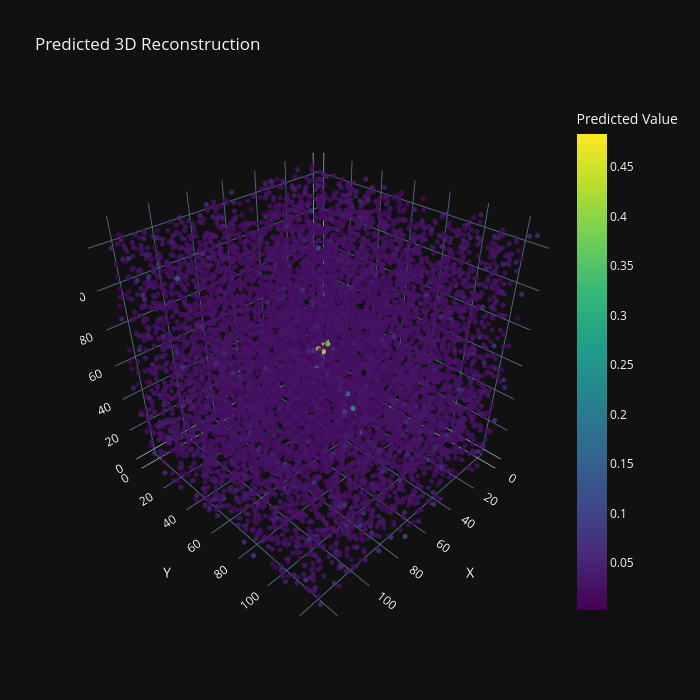

Notebook code cell kept with this figure:
### Code cell
# Трансформерный слой
class TransformerBlock(nn.Module):
    def __init__(self, dim, num_heads=4):
        super(TransformerBlock, self).__init__()
        self.attn = nn.MultiheadAttention(embed_dim=dim, num_heads=num_heads)
        self.norm1 = nn.LayerNorm(dim)
        self.mlp = nn.Sequential(
            nn.Linear(dim, dim * 4),
            nn.ReLU(),
            nn.Linear(dim * 4, dim)
        )
        self.norm2 = nn.LayerNorm(dim)

    def forward(self, x):
        batch, channels, D, H, W = x.size()
        print(f"TransformerBlock input shape: {x.shape}")
        assert channels == self.attn.embed_dim, f"Channels ({channels}) must match embed_dim ({self.attn.embed_dim})"
        seq_len = D * H * W
        x_flat = x.view(batch * seq_len, channels)
        print(f"x_flat shape: {x_flat.shape}")
        attn_output, _ = self.attn(x_flat.unsqueeze(0), x_flat.unsqueeze(0), x_flat.unsqueeze(0))
        attn_output = attn_output.squeeze(0)
        print(f"attn_output shape: {attn_output.shape}")
        x = x_flat + attn_output
        x = self.norm1(x)
        print(f"x shape after norm1: {x.shape}")
        mlp_output = self.mlp(x)
        print(f"mlp_output shape: {mlp_output.shape}")
        x = self.norm2(x + mlp_output)
        x = x.view(batch, seq_len, channels)
        x = x.transpose(1, 2)
        x = x.view(batch, channels, D, H, W)
        print(f"TransformerBlock output shape: {x.shape}")
        return x

# Генератор
class DeepCAGenerator(nn.Module):
    def __init__(self):
        super(DeepCAGenerator, self).__init__()
        self.enc1 = nn.Sequential(
            nn.Conv3d(1, 8, kernel_size=3, padding=1),
            nn.BatchNorm3d(8),
            nn.ReLU()
        )
        self.pool1 = nn.MaxPool3d(2)
        self.enc2 = nn.Sequential(
            nn.Conv3d(8, 16, kernel_size=3, padding=1),
            nn.BatchNorm3d(16),
            nn.ReLU()
        )
        self.pool2 = nn.MaxPool3d(2)
        self.enc3 = nn.Sequential(
            nn.Conv3d(16, 32, kernel_size=3, padding=1),
            nn.BatchNorm3d(32),
            nn.ReLU()
        )
        self.pool3 = nn.MaxPool3d(2)
        self.enc4 = nn.Sequential(
            nn.Conv3d(32, 64, kernel_size=3, padding=1),
            nn.BatchNorm3d(64),
            nn.ReLU()
        )
        self.pool4 = nn.MaxPool3d(2)
        self.transformer = TransformerBlock(dim=64)
        self.upconv5 = nn.ConvTranspose3d(64, 64, kernel_size=2, stride=2)
        self.dec5 = nn.Sequential(
            nn.Conv3d(64, 64, kernel_size=3, padding=1),
            nn.BatchNorm3d(64),
            nn.ReLU()
        )
        self.upconv4 = nn.ConvTranspose3d(64, 32, kernel_size=2, stride=2)
        self.dec4 = nn.Sequential(
            nn.Conv3d(64, 32, kernel_size=3, padding=1),
            nn.BatchNorm3d(32),
            nn.ReLU()
        )
        self.upconv3 = nn.ConvTranspose3d(32, 16, kernel_size=2, stride=2)
        self.dec3 = nn.Sequential(
            nn.Conv3d(32, 16, kernel_size=3, padding=1),
            nn.BatchNorm3d(16),
            nn.ReLU()
        )
        self.upconv2 = nn.ConvTranspose3d(16, 8, kernel_size=2, stride=2)
        self.dec2 = nn.Sequential(
            nn.Conv3d(16, 8, kernel_size=3, padding=1),
            nn.BatchNorm3d(8),
            nn.ReLU()
        )
        self.upconv1 = nn.ConvTranspose3d(8, 4, kernel_size=2, stride=2)
        self.dec1 = nn.Sequential(
            nn.Conv3d(5, 4, kernel_size=3, padding=1),
            nn.BatchNorm3d(4),
            nn.ReLU(),
            nn.Conv3d(4, 1, kernel_size=3, padding=1),
            nn.Sigmoid()
        )
        self.alpha = torch.nn.Parameter(torch.tensor(0.0))

    def forward(self, x):
        print("Input shape:", x.shape)
        e1 = self.enc1(x)
        print("e1 shape:", e1.shape)
        p1 = self.pool1(e1)
        print("p1 shape:", p1.shape)
        e2 = self.enc2(p1)
        print("e2 shape:", e2.shape)
        p2 = self.pool2(e2)
        print("p2 shape:", p2.shape)
        e3 = self.enc3(p2)
        print("e3 shape:", e3.shape)
        p3 = self.pool3(e3)
        print("p3 shape:", p3.shape)
        e4 = self.enc4(p3)
        print("e4 shape:", e4.shape)
        p4 = self.pool4(e4)
        print("p4 shape before transformer:", p4.shape)
        t = self.transformer(p4)
        print("t shape after transformer:", t.shape)
        d5 = self.upconv5(t)
        d5 = self.dec5(d5)
        d4 = self.upconv4(d5)
        d4 = torch.cat([d4, e3], dim=1)
        d4 = self.dec4(d4)
        d3 = self.upconv3(d4)
        d3 = torch.cat([d3, e2], dim=1)
        d3 = self.dec3(d3)
        d2 = self.upconv2(d3)
        d2 = torch.cat([d2, e1], dim=1)
        d2 = self.dec2(d2)
        d1 = self.upconv1(d2)
        d1 = F.interpolate(d1, size=(128, 128, 128), mode='trilinear', align_corners=False)
        d1 = torch.cat([d1, x], dim=1)
        out = self.dec1(d1)
        return out

# Критик
class DeepCACritic(nn.Module):
    def __init__(self):
        super(DeepCACritic, self).__init__()
        self.conv1 = nn.Conv3d(1, 8, kernel_size=3, stride=2, padding=1)
        self.conv2 = nn.Conv3d(8, 16, kernel_size=3, stride=2, padding=1)
        self.conv3 = nn.Conv3d(16, 32, kernel_size=3, stride=2, padding=1)
        self.conv4 = nn.Conv3d(32, 64, kernel_size=3, stride=2, padding=1)
        self.fc = nn.Linear(64 * 8 * 8 * 8, 1)

    def forward(self, x):
        x = F.leaky_relu(self.conv1(x), 0.2)
        x = F.leaky_relu(self.conv2(x), 0.2)
        x = F.leaky_relu(self.conv3(x), 0.2)
        x = F.leaky_relu(self.conv4(x), 0.2)
        x = x.view(x.size(0), -1)
        return self.fc(x)

# WGAN-GP обучение
device = torch.device("cuda" if torch.cuda.is_available() else "cpu")
generator = DeepCAGenerator().to(device)
critic = DeepCACritic().to(device)
optim_G = torch.optim.Adam(generator.parameters(), lr=0.0002, betas=(0.5, 0.999))
optim_D = torch.optim.Adam(critic.parameters(), lr=0.0002, betas=(0.5, 0.999))
lambda_gp = 10
n_critic = 5
scaler = GradScaler()

def compute_gradient_penalty(critic, real, fake, device):
    batch_size = real.size(0)
    alpha = torch.rand(batch_size, 1, 1, 1, 1, device=device)
    interpolates = (alpha * real + (1 - alpha) * fake).requires_grad_(True)
    d_interpolates = critic(interpolates)
    fake = torch.ones(batch_size, 1, device=device)
    gradients = torch.autograd.grad(
        outputs=d_interpolates,
        inputs=interpolates,
        grad_outputs=fake,
        create_graph=True,
        retain_graph=True,
        only_inputs=True
    )[0]
    gradients = gradients.view(batch_size, -1)
    gradient_penalty = ((gradients.norm(2, dim=1) - 1) ** 2).mean()
    return gradient_penalty

# Обучение
num_epochs = 1000
for epoch in range(num_epochs):
    for _ in range(n_critic):
        optim_D.zero_grad()
        with autocast():
            real = target_3d
            fake = generator(backprojection)
            d_real = critic(real)
            d_fake = critic(fake.detach())
            gradient_penalty = compute_gradient_penalty(critic, real, fake, device)
            d_loss = -torch.mean(d_real) + torch.mean(d_fake) + lambda_gp * gradient_penalty
        scaler.scale(d_loss).backward()
        scaler.step(optim_D)
        scaler.update()

    optim_G.zero_grad()
    with autocast():
        fake = generator(backprojection)
        g_loss = -torch.mean(critic(fake)) + F.mse_loss(fake, target_3d)
    scaler.scale(g_loss).backward()
    scaler.step(optim_G)
    scaler.update()

    if (epoch + 1) % 10 == 0:
        print(f"Epoch [{epoch+1}/{num_epochs}], D Loss: {d_loss.item():.4f}, G Loss: {g_loss.item():.4f}")

generator.eval()
with torch.no_grad():
    predicted = generator(backprojection).squeeze(0).squeeze(0)
    print("Shape of predicted:", predicted.shape)
    print("Max value in predicted:", predicted.max().item())
    print("Min value in predicted:", predicted.min().item())
    nonzero_indices = (predicted > 0.001).nonzero(as_tuple=False)
    print("Number of nonzero points in predicted (threshold > 0.001):", len(nonzero_indices))
    if len(nonzero_indices) > 0:
        if len(nonzero_indices) > 10000:
            indices = torch.randperm(len(nonzero_indices))[:10000]
            nonzero_indices = nonzero_indices[indices]
        values = predicted[nonzero_indices[:, 0], nonzero_indices[:, 1], nonzero_indices[:, 2]]
        x_coords = nonzero_indices[:, 0].tolist()
        y_coords = nonzero_indices[:, 1].tolist()
        z_coords = nonzero_indices[:, 2].tolist()
        radii = values.tolist()
        fig = go.Figure(data=[go.Scatter3d(
            x=x_coords, y=y_coords, z=z_coords, mode='markers',
            marker=dict(size=3, color=radii, colorscale='Viridis', opacity=0.8, colorbar=dict(title="Predicted Value"))
        )])
        fig.update_layout(
            title="Predicted 3D Reconstruction",
            scene=dict(xaxis_title="X", yaxis_title="Y", zaxis_title="Z", aspectmode='cube'),
            width=700, height=700,
            template="plotly_dark"
        )
        fig.show()
    else:
        print("No significant nonzero values (> 0.001) in predicted tensor to visualize!")

### Figure 1 — Plotly figure (JSON) as saved in the notebook; plotly's stock layout.template omitted (floating-point values rounded to 4 significant figures; data arrays with more than 128 entries replaced by an {"elided": "..."} marker saying what was removed)
{"data": [{"marker": {"color": {"elided": "10000 float values"}, "colorbar": {"title": {"text": "Predicted Value"}}, "colorscale": [[0, "#440154"], [0.1111, "#482878"], [0.2222, "#3e4989"], [0.3333, "#31688e"], [0.4444, "#26828e"], [0.5556, "#1f9e89"], [0.6667, "#35b779"], [0.7778, "#6ece58"], [0.8889, "#b5de2b"], [1, "#fde725"]], "opacity": 0.8, "size": 3}, "mode": "markers", "type": "scatter3d", "x": {"elided": "10000 int values"}, "y": {"elided": "10000 int values"}, "z": {"elided": "10000 int values"}}], "layout": {"height": 700, "scene": {"aspectmode": "cube", "xaxis": {"title": {"text": "X"}}, "yaxis": {"title": {"text": "Y"}}, "zaxis": {"title": {"text": "Z"}}}, "title": {"text": "Predicted 3D Reconstruction"}, "width": 700}}
